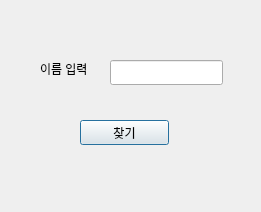
<?xml version="1.0" encoding="UTF-8"?>
<ui version="4.0">
 <class>findinfo</class>
 <widget class="QDialog" name="findinfo">
  <property name="geometry">
   <rect>
    <x>0</x>
    <y>0</y>
    <width>261</width>
    <height>212</height>
   </rect>
  </property>
  <property name="windowTitle">
   <string>Dialog</string>
  </property>
  <widget class="QLabel" name="label">
   <property name="geometry">
    <rect>
     <x>40</x>
     <y>60</y>
     <width>67</width>
     <height>17</height>
    </rect>
   </property>
   <property name="text">
    <string>이름 입력</string>
   </property>
  </widget>
  <widget class="QLineEdit" name="lineEdit">
   <property name="geometry">
    <rect>
     <x>110</x>
     <y>60</y>
     <width>113</width>
     <height>25</height>
    </rect>
   </property>
  </widget>
  <widget class="QPushButton" name="pushButton">
   <property name="geometry">
    <rect>
     <x>80</x>
     <y>120</y>
     <width>89</width>
     <height>25</height>
    </rect>
   </property>
   <property name="text">
    <string>찾기</string>
   </property>
  </widget>
  <widget class="QLabel" name="label_2">
   <property name="geometry">
    <rect>
     <x>60</x>
     <y>90</y>
     <width>141</width>
     <height>17</height>
    </rect>
   </property>
   <property name="font">
    <font>
     <pointsize>8</pointsize>
    </font>
   </property>
   <property name="text">
    <string/>
   </property>
  </widget>
 </widget>
 <resources/>
 <connections/>
</ui>
